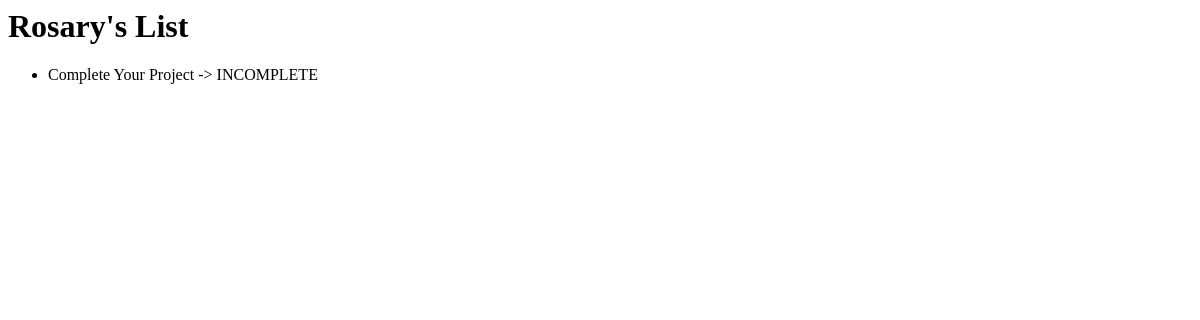
Page /Rosary's List on the earlier database version.
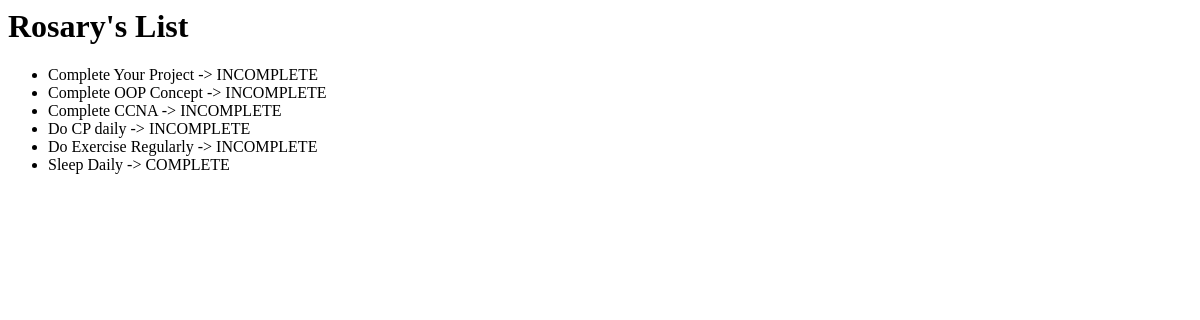
Same page on the later database version.
### main/models.py (models this page shows, shortened)
class ToDoList(models.Model):
    name = models.CharField(max_length=200)

class Item(models.Model):
    todolist = models.ForeignKey(ToDoList, on_delete=models.CASCADE)
    text = models.CharField(max_length=300)
    completed = models.BooleanField()

### main/views.py (the view)
# urls.py: path('<str:name>', views.index, name='index'),
def index(response, name):
    text = ToDoList.objects.get(name=name)
    item = text.item_set.get(id=1)
    return  render(response, "main/list.html", {"text": text})

### main/templates/main/list.html (shortened to what this page needs)
{% extends 'main/base.html' %}
{% block content %}
    <h1>{{text.name}}</h1>
    <ul>
        {% for item in text.item_set.all %}
            {% if item.completed == True %}
                <li>{{item.text}} -> COMPLETE</li>
            {% else %}
            <li>{{item.text}} -> INCOMPLETE</li>
            {% endif %}
        {% endfor %}
    </ul>
{% endblock %}

### main/templates/main/base.html (shortened to what this page needs)
<html>
    <head>
    </head>
<body>
    <div id="content", name="content">
        {% block content %}
        {% endblock %}
    </div>
</body>
</html>

Differences in the rows shown:
added Item: text "Complete OOP Concept"
added Item: text "Complete CCNA"
added Item: text "Do CP daily"
added Item: text "Do Exercise Regularly"
added Item: text "Sleep Daily"
